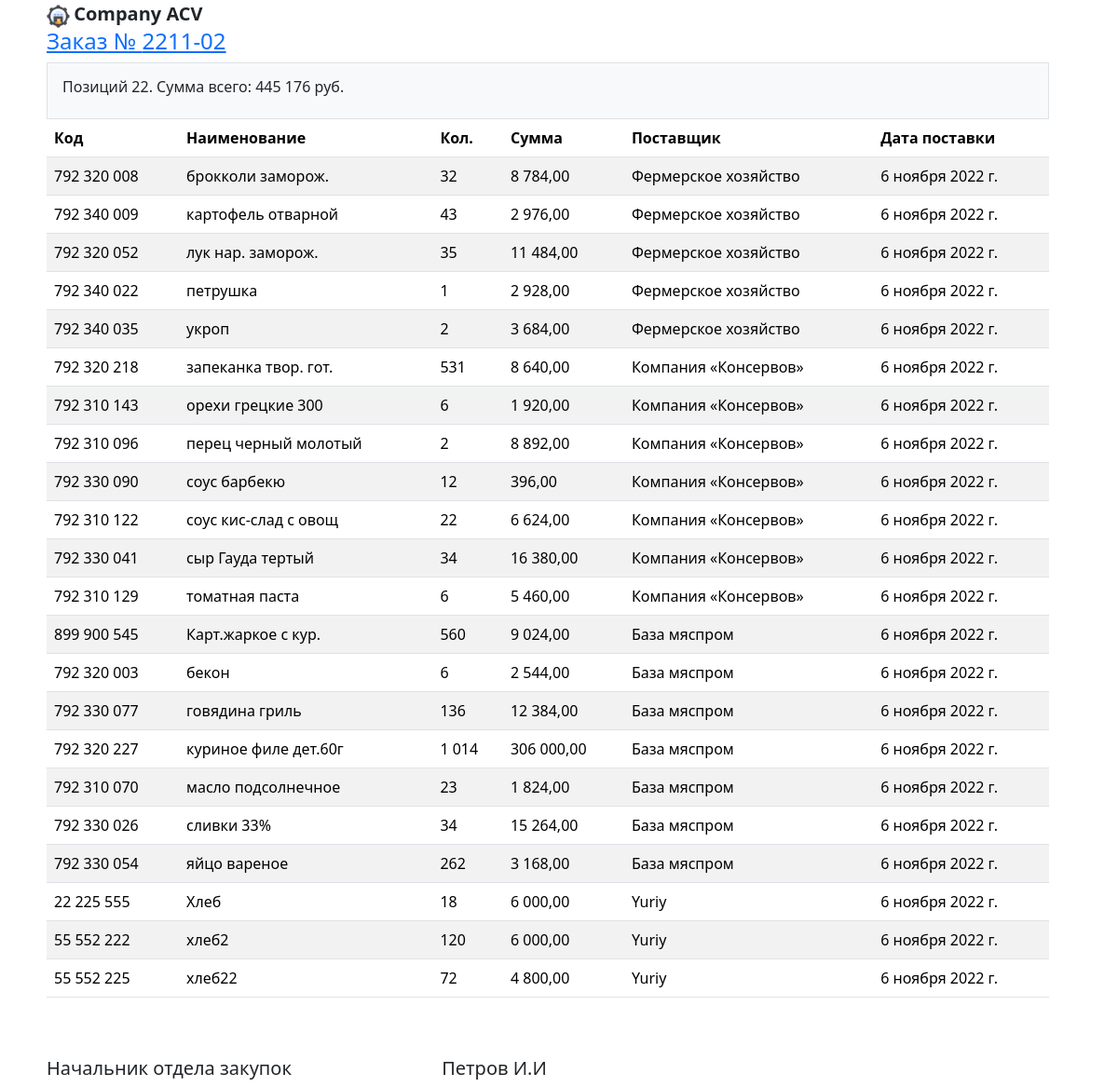
Page /acore/order-print on the earlier database version.
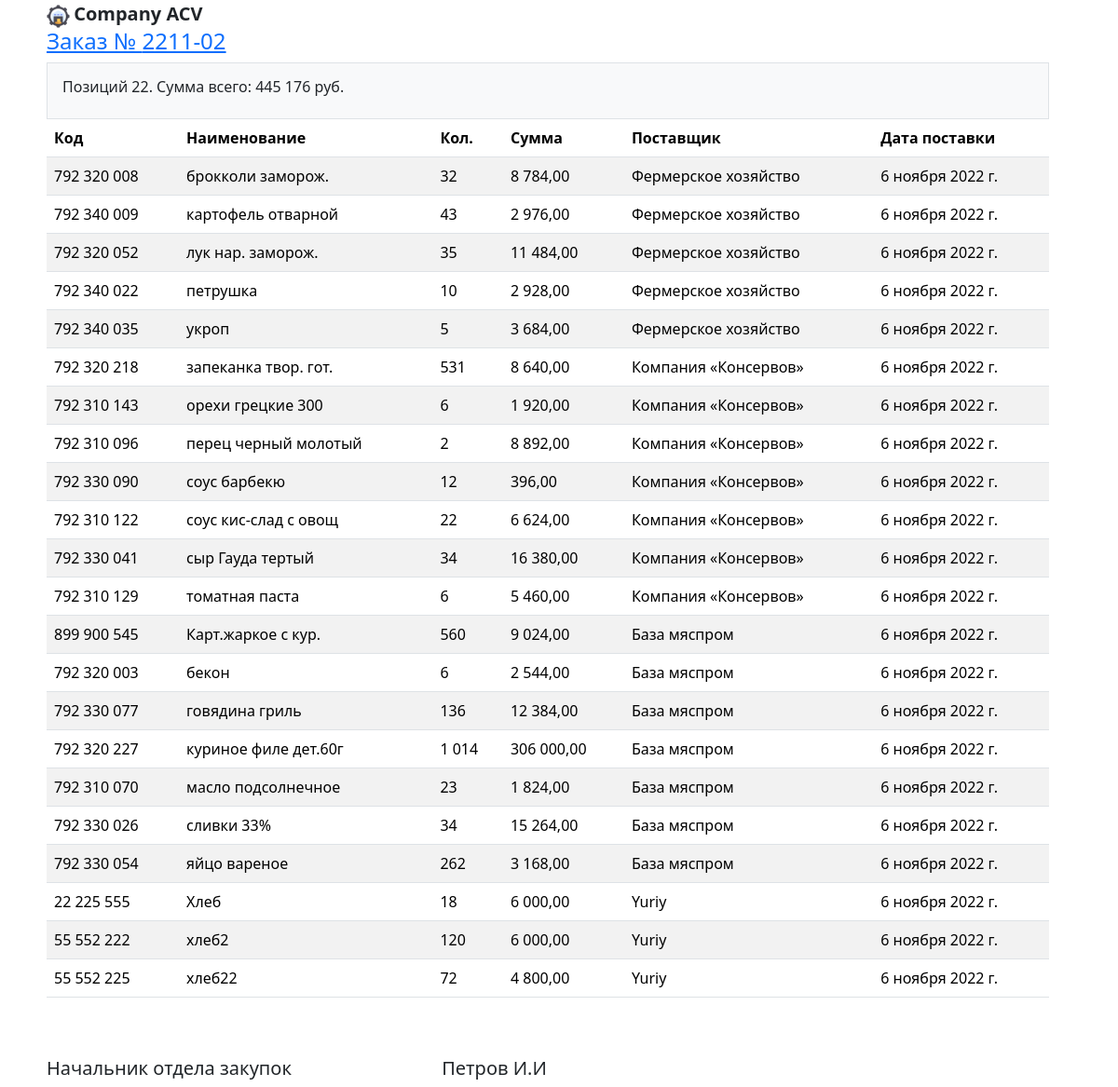
Same page on the later database version.
### acore/models.py (models this page shows, shortened)
class Order(models.Model):
    code=models.DecimalField(max_digits=12, help_text="Не более 12 знаков",decimal_places=0,null=True,verbose_name='Код')
    name = models.CharField(max_length=200, help_text="Не более 200 знаков", db_index=True)
    order_number = models.CharField(max_length=10, help_text="Не более 10 знаков",)
    order= models.IntegerField(verbose_name='Заказ, ед.')
    order_cost=models.DecimalField(max_digits=10, help_text="Не более 10 знаков",decimal_places=2, null=True)
    supply_pack = models.IntegerField(verbose_name='Упаковка, ед.', null=True, default=1)
    supplier=models.CharField(max_length=200, help_text="Не более 200 знаков", null=True)
    delivery_date = models.DateField(verbose_name='Дата поставки')
    created_date = models.DateField(auto_now_add=True)
    class Meta:
        ordering = ['-supplier','name']
        verbose_name = 'Заказ'
        verbose_name_plural = 'Заказ'

### acore/views.py (the view)
# urls.py: path('order-print', order_print, name='print'),
def order_print(request):
    order=Order.objects.all()
    summ_order = Order.objects.aggregate(sum_order=Sum('order_cost')).get('sum_order')
    order_costs=summ_order
    context={
        'title':'Заказ',
        'order': order,
        'order_costs':order_costs,
        'order_number': datetime.today().strftime("%y%m-%d")
    }
    return render(request,  'print/order_print.html', context)

### acore/templates/print/order_print.html (shortened to what this page needs)
{% load static %}
<!DOCTYPE html>
<html lang="ru">
<head>
  {% bootstrap_css %}
  <link rel="stylesheet" type="text/css" href="{% static 'css/style.css' %}">
</head>
<body>
  <div class="col-12 row justify-content-center" style="font-size:1rem">
    <div class="col-11 ">
      <img width=" 25px" src="/home/yury/MyPro/my_mms/mms22/static/im-icon.png">
      <a style="font-size:1.25rem">
        <b> Company
          ACV</b>
      </a>
      <h4><a href="{% url 'my-pdf' %}">Заказ № {{order_number}} </a></h4>
      <div class="p-3 border bg-light">
        <h6>Позиций {{order.count}}. Сумма всего: {{order_costs}} руб. </h6>
      </div>
      <table class="table table-striped">
        <thead style="position: sticky;
  top: -1px;
  z-index: 2;background: #9d9e9e;">
          <tr>
            <th scope="col">Код</th>
            <th scope="col">Наименование</th>
            <th scope="col">Кол.</th>
            <th scope="col">Сумма</th>
            <th scope="col">Поставщик</th>
            <th scope="col">Дата поставки</th>
          </tr>
        </thead>
        <tbody>
          {% for item in order %}
          <tr>
            <td>{{item.code}}</td>
            <td>{{item.name}}</td>
            <td>{{item.order}}</td>
            <td>{{item.order_cost}}</td>
            <td>{{item.supplier}}</td>
            <td>{{item.delivery_date}}</td>
          </tr>
          {% endfor %}
        </tbody>
      </table>
    </div>
    <div class="col-11  mt-5 ">
      <h5 class=" mx-auto">Начальник отдела закупок
        &nbsp &nbsp &nbsp &nbsp &nbsp &nbsp &nbsp &nbsp &nbsp &nbsp &nbsp &nbsp &nbsp &nbsp &nbsp
        Петров
        И.И
      </h5>
    </div>
  </div>
</body>
</html>

Differences in the rows shown:
removed Order: code "792 340 022", name "петрушка", order "1", order_cost "2 928,00", supplier "Фермерское хозяйство", delivery_date "6 ноября 2022 г."
removed Order: code "792 340 035", name "укроп", order "2", order_cost "3 684,00", supplier "Фермерское хозяйство", delivery_date "6 ноября 2022 г."
added Order: code "792 340 022", name "петрушка", order "10", order_cost "2 928,00", supplier "Фермерское хозяйство", delivery_date "6 ноября 2022 г."
added Order: code "792 340 035", name "укроп", order "5", order_cost "3 684,00", supplier "Фермерское хозяйство", delivery_date "6 ноября 2022 г."
